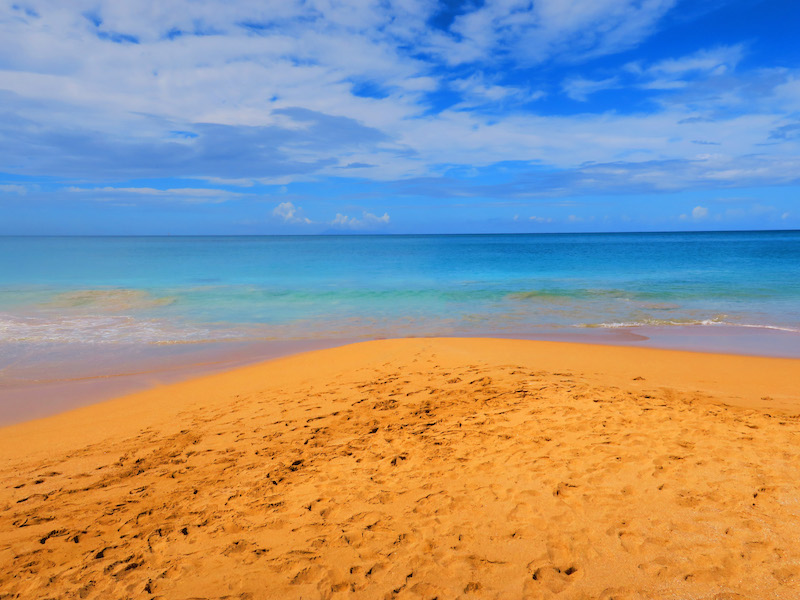
#> input picture cse110/Week-7/cse110_images/beach.jpg, 800 x 600 px, found by its file name
$ python 08ProveAssignment.py
#> lines starting #> are read from the running program, lines starting #| are printed output that depends on the picture
from PIL import Image

image_original = Image.open("cse110/week-7/cse110_images/beach.jpg")
#> image_original is the input picture: PIL image 800x600 RGB; mean R, G, B 152.6, 148, 143.9
# image_original.show()

# Displays rgb values for different pixels.
width, height = image_original.size
#> width = 800; height = 600
pixels_original = image_original.load()
r, g, b = pixels_original[100, 200]
#> r = 107; g = 157; b = 216
print(r, g, b)
#| 107 157 216
r, g, b = pixels_original[300, 200]
#> r = 92; g = 156; b = 228
print(r, g, b)
#| 92 156 228
r, g, b = pixels_original[100, 0]
#> r = 138; g = 165; b = 208
print(r, g, b)
#| 138 165 208
r, g, b = pixels_original[150, 150]
#> r = 96; g = 143; b = 211
print(r, g, b)
#| 96 143 211
r, g, b = pixels_original[200, 100]
#> r = 160; g = 178; b = 214
print(r, g, b)
#| 160 178 214

# Changes rgb values for different pixels.
pixels_original[100, 200] = (255, 0, 255)
pixels_original[300, 200] = (0, 0, 0)
pixels_original[100, 0] = (2, 2, 2)
pixels_original[150, 150] = (200, 3, 85)
pixels_original[200, 100] = (255, 255, 255)

# image_original.show()
# image_original.save("cse110/week-7/cse110_images/image_original_copy.jpg")
# End of milestone.

# Beginning of assignment.
# Loads beach image and penguin image.
image_beach = Image.open("cse110/week-7/cse110_images/beach.jpg")
image_penguin = Image.open("cse110/week-7/cse110_images/penguin.jpg")
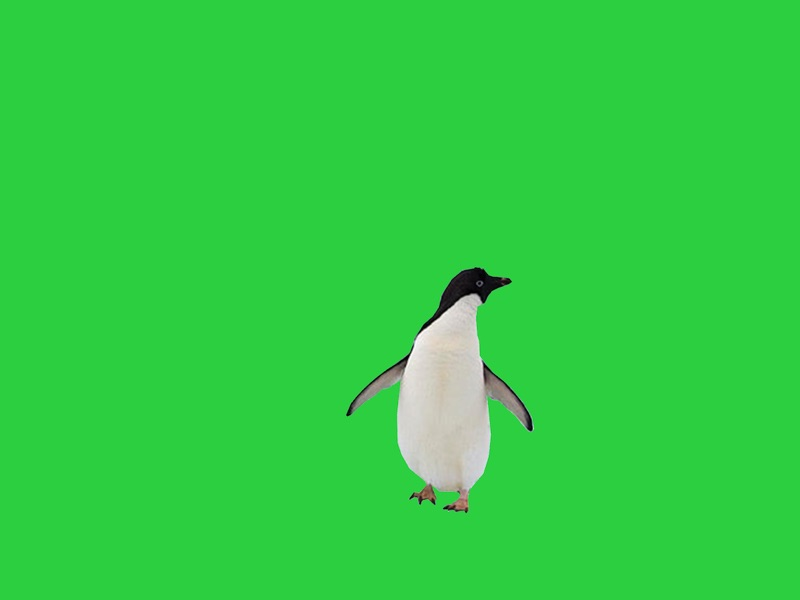
#> input picture cse110/Week-7/cse110_images/penguin.jpg, 800 x 600 px, found by its file name
#> image_penguin is the input picture: PIL image 800x600 RGB; mean R, G, B 49, 205.6, 67.8
width_new, height_new = image_beach.size
#> width_new = 800; height_new = 600
pixels_new = image_beach.load()
pixels_alt = image_penguin.load()

# For loop that iterates through each pixel and determines whether to replace it or not.
for row in range(height):
    for column in range(width):
        (r, g, b) = pixels_alt[column, row]
        if g > 150 and r < 150 and b < 150:
            pixels_alt[column, row] = pixels_new[column, row]
image_penguin.save("cse110/week-7/cse110_images/image_penguin_on_beach.jpg")
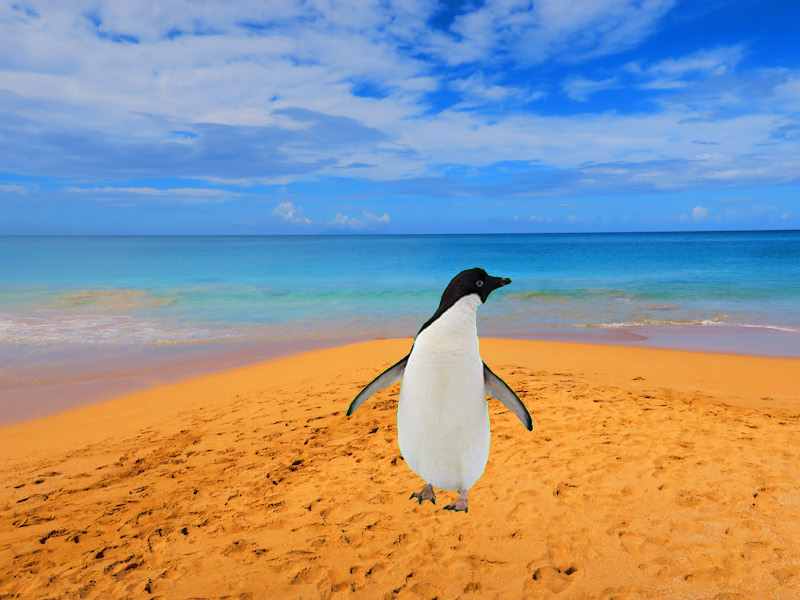
#> saved as image_penguin_on_beach.jpg: PIL image 800x600 RGB; mean R, G, B 151.2, 148.9, 147.2
image_penguin.show()

# Loads desert image and hiker image.
image_desert = Image.open("cse110/week-7/cse110_images/desert.jpg")
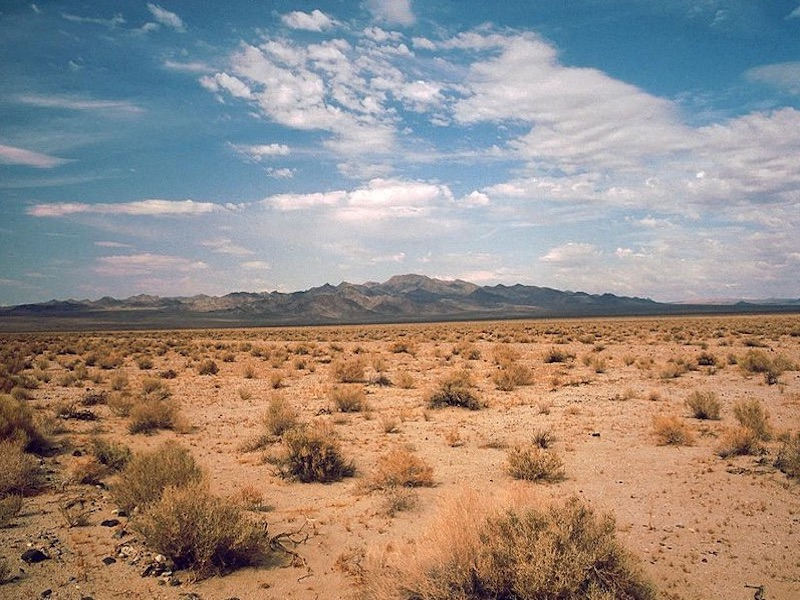
#> input picture cse110/Week-7/cse110_images/desert.jpg, 800 x 600 px, found by its file name
#> image_desert is the input picture: PIL image 800x600 RGB; mean R, G, B 151.6, 139.6, 131.6
image_hiker = Image.open("cse110/week-7/cse110_images/hiker.jpg")
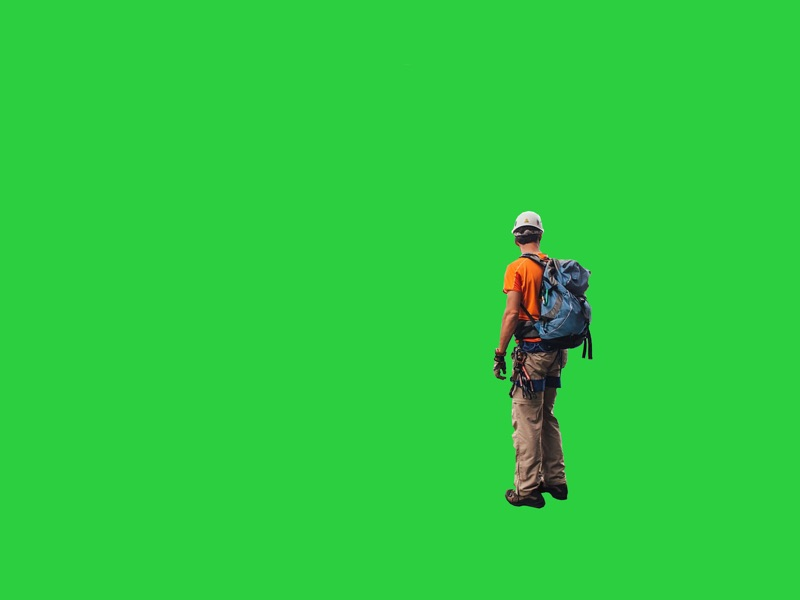
#> input picture cse110/Week-7/cse110_images/hiker.jpg, 800 x 600 px, found by its file name
#> image_hiker is the input picture: PIL image 800x600 RGB; mean R, G, B 45.8, 202.4, 64.2
width_new, height_new = image_desert.size
pixels_new = image_desert.load()
pixels_alt = image_hiker.load()

# For loop that iterates through each pixel and determines whether to replace it or not.
for row in range(height):
    for column in range(width):
        (r, g, b) = pixels_alt[column, row]
        if g > 150 and r < 150 and b < 150:
            pixels_alt[column, row] = pixels_new[column, row]
image_hiker.save("cse110/week-7/cse110_images/image_hiker_in_desert.jpg")
image_hiker.show()

# Loads forest image and spaceshuttle image.
image_forest = Image.open("cse110/week-7/cse110_images/forest.jpg")
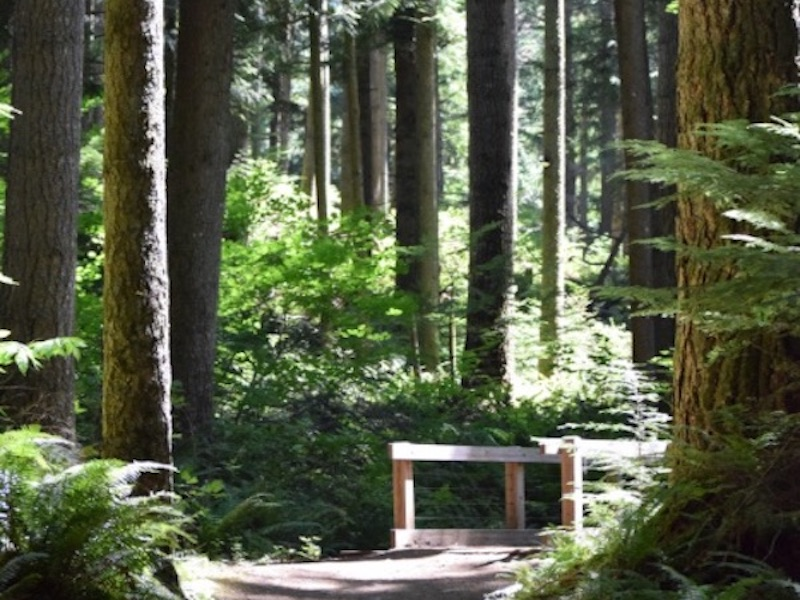
#> input picture cse110/Week-7/cse110_images/forest.jpg, 800 x 600 px, found by its file name
#> image_forest is the input picture: PIL image 800x600 RGB; mean R, G, B 85, 91.6, 69.2
image_spaceshuttle = Image.open("cse110/week-7/cse110_images/spaceshuttle.jpg")
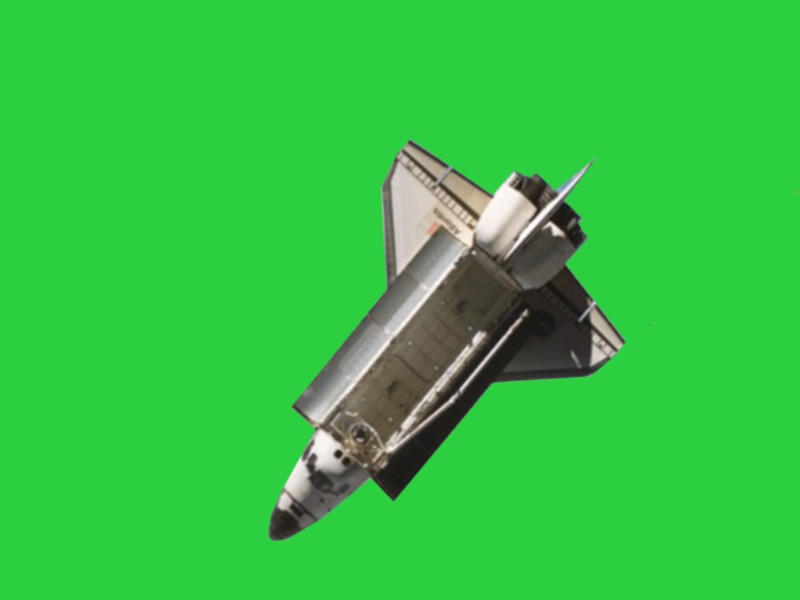
#> input picture cse110/Week-7/cse110_images/spaceshuttle.jpg, 800 x 600 px, found by its file name
#> image_spaceshuttle is the input picture: PIL image 800x600 RGB; mean R, G, B 53.4, 193.5, 68.8
width_new, height_new = image_forest.size
pixels_new = image_forest.load()
pixels_alt = image_spaceshuttle.load()

# For loop that iterates through each pixel and determines whether to replace it or not.
for row in range(height):
    for column in range(width):
        (r, g, b) = pixels_alt[column, row]
        if g > 150 and r < 150 and b < 150:
            pixels_alt[column, row] = pixels_new[column, row]
image_spaceshuttle.save("cse110/week-7/cse110_images/image_spaceshuttle_in_forest.jpg")
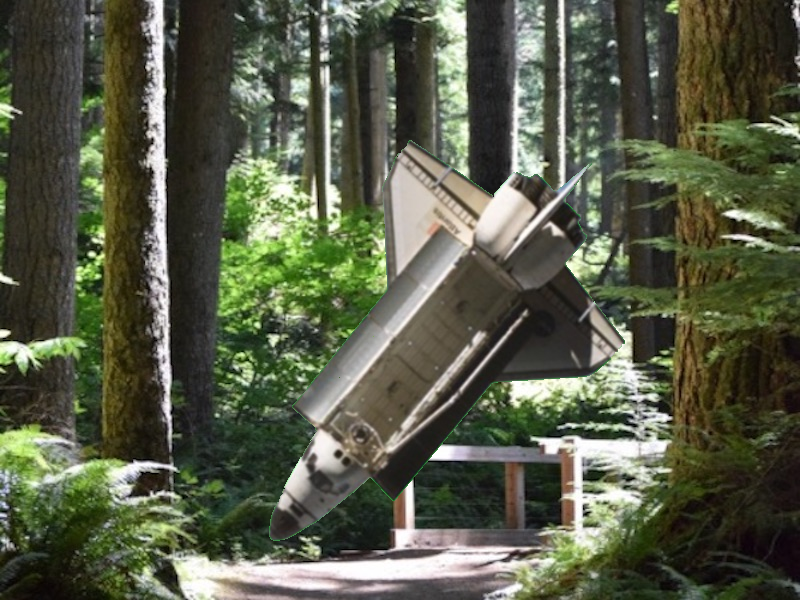
#> saved as image_spaceshuttle_in_forest.jpg: PIL image 800x600 RGB; mean R, G, B 87, 91.3, 71.1
image_spaceshuttle.show()
